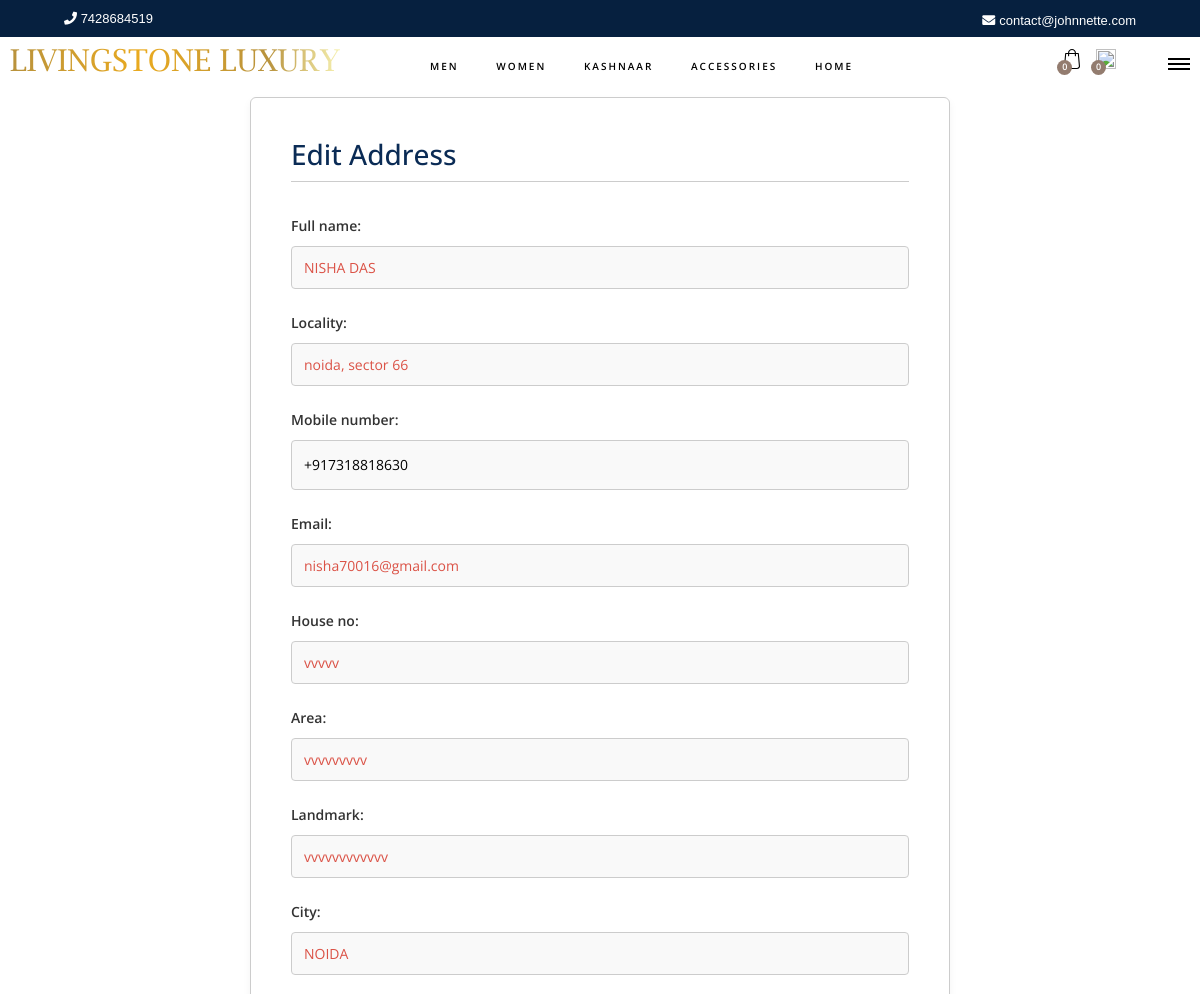
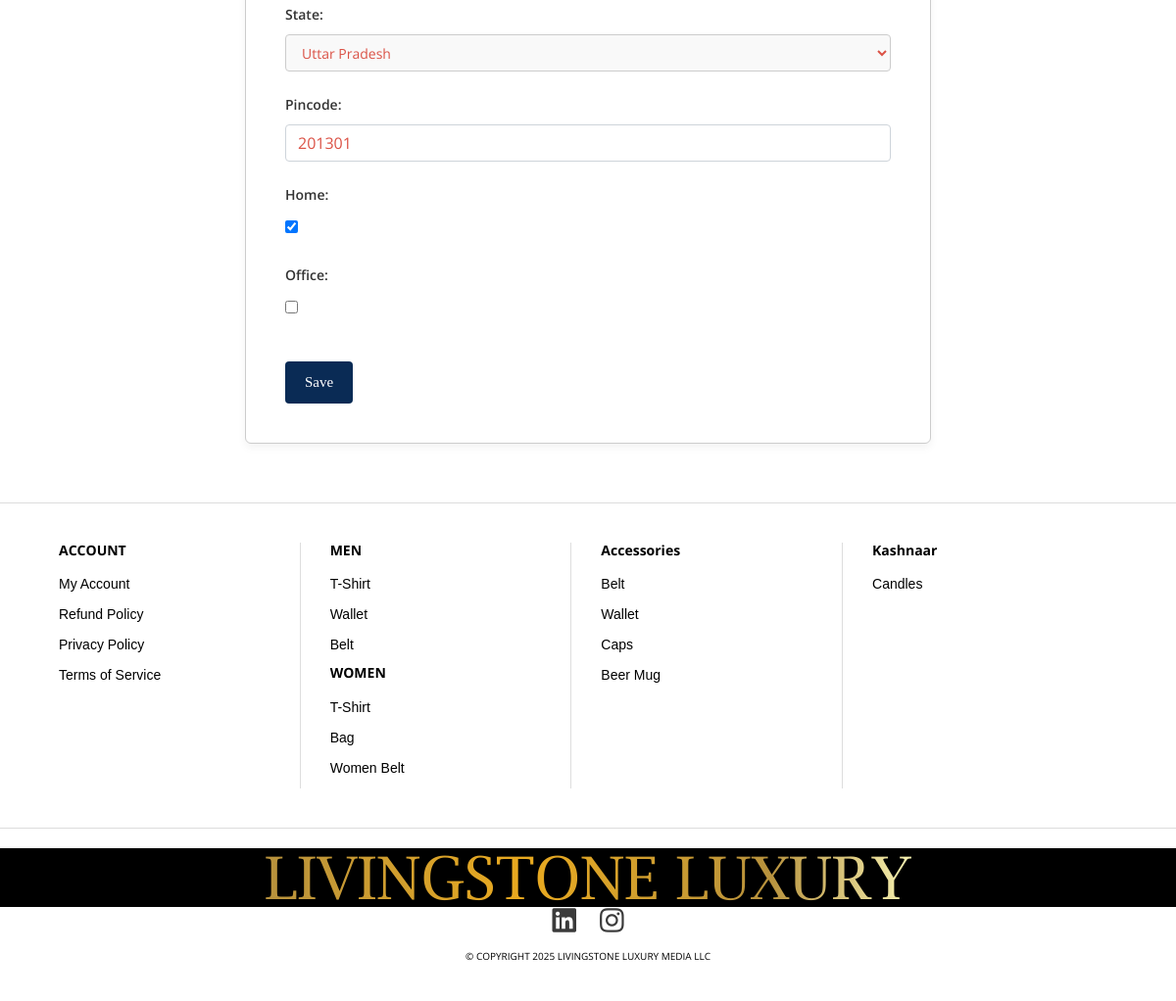
The page /addresses/edit/11/ (signed in) on the database its author committed (2 pictures, top to bottom).
### livingstone_app/models.py (models this page shows, shortened)
class Address(models.Model):
    user = models.ForeignKey(User, on_delete=models.CASCADE)
    full_name = models.CharField(max_length=200)
    email = models.EmailField(max_length=256)
    mobile_number = PhoneNumberField(region=None, blank=True)
    house_no = models.CharField(max_length=250)
    area = models.CharField(max_length=250)
    landmark = models.CharField(max_length=250)
    locality = models.CharField(max_length=200)
    city = models.CharField(max_length=50)
    state = models.CharField(choices=state, max_length=50)
    pincode = models.IntegerField(validators=[validate_pincode])
    home = models.BooleanField(default=False)
    office = models.BooleanField(default=False)
    is_default = models.BooleanField(default=False)

### livingstone_app/views.py (the view)
# urls.py: path('addresses/edit/<int:pk>/', views.edit_address_view, name='edit_address'),
@login_required
def edit_address_view(request, pk):
    address = get_object_or_404(Address, pk=pk, user=request.user)
    if request.method == 'POST':
        form = AddressForm(request.POST, instance=address)
        if form.is_valid():
            form.save()
            return redirect('address_list')
    else:
        form = AddressForm(instance=address)
    return render(request, 'address_form.html', {'form': form, 'action': 'Edit'})

### livingstone_app/forms.py
class AddressForm(forms.ModelForm):
    mobile_number = PhoneNumberField(
        label="Mobile Number",
        required=True
    )
    class Meta:
        model = Address
        fields = [
            'full_name', 'locality', 'mobile_number', 'email',
            'house_no', 'area', 'landmark', 'city', 'state',
            'pincode', 'home', 'office'
        ]
        widgets = {
            'full_name': forms.TextInput(attrs={'class': 'form-control'}),
            'locality': forms.TextInput(attrs={'class': 'form-control'}),
            'email': forms.EmailInput(attrs={'class': 'form-control'}),
            'house_no': forms.TextInput(attrs={'class': 'form-control'}),
            'area': forms.TextInput(attrs={'class': 'form-control'}),
            'landmark': forms.TextInput(attrs={'class': 'form-control'}),
            'city': forms.TextInput(attrs={'class': 'form-control'}),
            'state': forms.Select(attrs={'class': 'form-control'}),
            'pincode': forms.NumberInput(attrs={'class': 'form-control'}),
            'home': forms.CheckboxInput(),
            'office': forms.CheckboxInput(),
        }

### Luxury/templates/address_form.html (shortened to what this page needs)
{% extends 'base.html' %}
{% load static %}
{% block content %}
<div class="address-form-wrapper">
  <h2>{{ action }} Address</h2>
  <form method="POST">
  {{ form.as_p }}
  <button type="submit">Save</button>
</form>
</div>
{% endblock %}
 {% block page_js %}
</body>
{% endblock page_js %}

### Luxury/static/styles/main_styles.css (style rules this page uses)
* { margin: 0; padding: 0; -webkit-font-smoothing: antialiased; -webkit-text-shadow: rgba(0,0,0,.01) 0 0 1px; text-shadow: rgba(0,0,0,.01) 0 0 1px; }
body { font-family: 'Open Sans', sans-serif; font-size: 14px; font-weight: 400; background: white; color: #2f2f2f; }
div { display: block; position: relative; -webkit-box-sizing: border-box; -moz-box-sizing: border-box; box-sizing: border-box; }
p { font-family: 'Open Sans', sans-serif; font-size: 14px; line-height: 2; font-weight: 400; color: black; -webkit-font-smoothing: antialiased; -webkit-text-shadow: rgba(0,0,0,.01) 0 0 1px; text-shadow: rgba(0,0,0,.01) 0 0 1px; }
h2 { font-size: 36px; }
h1, h2, h3, h4, h5, h6 { font-family: 'Open Sans', sans-serif; -webkit-font-smoothing: antialiased; -webkit-text-shadow: rgba(0,0,0,.01) 0 0 1px; text-shadow: rgba(0,0,0,.01) 0 0 1px; }
.form-control { color: #db5246; }
input[type="email"], input[type="password"], input[type="text"] { width: 100%; padding: 12px; font-size: 14px; border: 1px solid #ccc; }

### rows shown on the page
Address: full_name "NISHA DAS", locality "noida, sector 66", mobile_number "+917318818630", email "nisha70016@gmail.com", house_no "vvvvv", area "vvvvvvvvv", landmark "vvvvvvvvvvvv", city "NOIDA", state "Uttar Pradesh", pincode "201301", home "☑"

### other values the page prints
{{ action }} "Edit"
